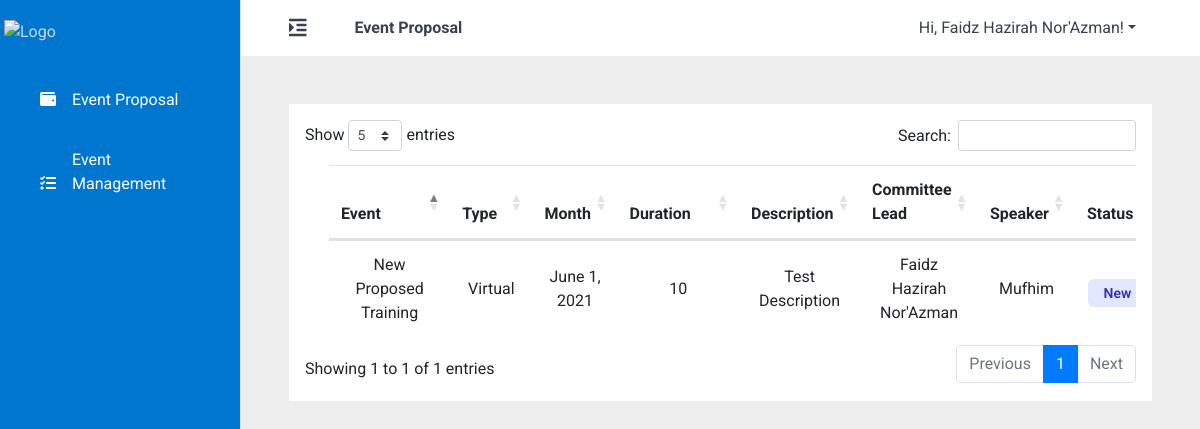
/app/cl/event_proposal (signed in), run on the app's committed database.
### account/models.py (models this page shows, shortened)
class Account(AbstractBaseUser, PermissionsMixin):
    username = None
    email = models.EmailField(max_length=60, unique=True)
    first_name = models.CharField(max_length=200, default="Not Set")
    last_name = models.CharField(max_length=200, default="Not Set")
    full_name = models.CharField(max_length=200, default="Not Set")
    phone_number = models.CharField(max_length=20, default="Not Set")
    department = models.ForeignKey("account.Department", on_delete=models.CASCADE)
    position = models.CharField(max_length=200, default="Not Set")
    role = models.ForeignKey("account.Role", on_delete=models.CASCADE)
    date_joined = models.DateTimeField(auto_now_add=True)
    last_login = models.DateTimeField(auto_now=True)
    is_active = models.BooleanField(default=True)
    is_staff = models.BooleanField(default=False)
    is_superuser = models.BooleanField(default=False)
    USERNAME_FIELD = 'email'
    REQUIRED_FIELDS = ['first_name', 'last_name', 'role', 'position', 'department']
    objects = AccountManager()

### main/models.py (models this page shows, shortened)
class EventProposal(models.Model):
    name = models.CharField(max_length=100)
    category = models.ForeignKey(
        'main.Category',
        on_delete=models.CASCADE,
        default=''
    )
    month = models.DateField(null=True, blank=True)
    duration = models.IntegerField(default=0)
    speaker = models.CharField(max_length=100, default='Not Set')
    description = models.TextField(max_length=5000, default='Not Set')
    virtual = models.BooleanField(default=False)
    prog_mgr = models.ForeignKey(
        settings.AUTH_USER_MODEL,
        on_delete=models.CASCADE,
        related_name='prog_mgr_proposal'
    )
    comm_lead = models.ForeignKey(
        settings.AUTH_USER_MODEL,
        on_delete=models.CASCADE,
        default=''
    )
    status_fk = models.ForeignKey(
        'main.Status',
        on_delete=models.CASCADE
    )

### account/decorators.py (the view)
		def wrapper_func(request, *args, **kwargs):
			if not request.user.is_authenticated:
				return redirect('unavailable_page')
			else:
				flag = False
				for i in range(len(allowed_role)):
					if request.user.role.role_name == allowed_role[i]:
						flag = True
				if (flag):
					return view_func(request, *args, **kwargs)
				else:
					return redirect('unavailable_page')

### main/views.py (called while the page is built)
@allowed_users(allowed_role=['Committee Lead'])
@login_required(login_url='login')
def cl_event_proposal(request):
    if request.method == 'POST':
        return redirect('cl_event_proposal')
    else:
        context = {
            'event_cat': Category.objects.all(),
            'cl_list': Account.objects.filter(role__role_name='Committee Lead'),
            'proposal_list': EventProposal.objects.filter(comm_lead=Account.objects.get(email=request.user.email)),
        }
        return render(request, 'cl_event_proposal.html', context)

### main/templates/cl_event_proposal.html (shortened to what this page needs)
{% extends "admin_base.html" %}
{% load static %}
    {% block page-title %}
    <h2>Event Proposal</h2>
    {% endblock %}
    {% block body %}
    <section class="m-5 bg-white p-3">
            <table id="propose-table" class="table m-6 divide-y divide-gray-200 align-middle" style="width:100%;">
                <thead>
                    <tr>
                        <th>Event</th>
                        <th>Type</th>
                        <th>Month</th>
                        <th>Duration</th>
                        <th>Description</th>
                        <th>Committee Lead</th>
                        <th>Speaker</th>
                        <th>Status</th>
                    </tr>
                </thead>
                <tbody class="text-center">
                    {% for proposal in proposal_list %}
                    <tr>
                        <td>
                            <div>
                                {{ proposal.name }}
                            </div>
                        </td>
                        <td>
                            {% if proposal.virtual == True %}
                            Virtual
                            {% else %}
                            Physical
                            {% endif %}
                        </td>
                        <td>{{ proposal.month }}</td>
                        <td>{{ proposal.duration }}</td>
                        <td>{{ proposal.description }}</td>
                        <td>{{ proposal.comm_lead.full_name }}</td>
                        <td>{{ proposal.speaker }}</td>
                        <td>
                            {% if cl_event.status_fk.name == 'Completed' %}
                            <span
                                class="mt-2 text-sm px-2 inline-flex font-semibold rounded-md bg-green-100 text-green-800 px-3 py-1">Completed</span>
                            {% else %}
                            <span
                                class="mt-2 text-sm px-2 inline-flex font-semibold rounded-md bg-indigo-100 text-indigo-800 px-3 py-1">New</span>
                            {% endif %}
                        </td>
                    </tr>
                    {% endfor %}
                </tbody>
            </table>
    </section>
    {% endblock %}

### templates/admin_base.html (shortened to what this page needs)
<!DOCTYPE html>
<html lang="en">
<head>
    {% load static %}
    <link rel="stylesheet" href="https://stackpath.bootstrapcdn.com/bootstrap/4.5.2/css/bootstrap.min.css"
>
    <link rel="stylesheet"
        href="https://cdn.jsdelivr.net/npm/bootstrap-select@1.13.14/dist/css/bootstrap-select.min.css">
    <link href="https://unpkg.com/tailwindcss@^2/dist/tailwind.min.css" rel="stylesheet">
    <link rel="stylesheet" href="https://cdnjs.cloudflare.com/ajax/libs/font-awesome/5.14.0/css/all.min.css"
 />
    <link rel="stylesheet" type="text/css" href="https://cdn.datatables.net/1.10.21/css/dataTables.bootstrap4.min.css">
    <link rel='stylesheet' type="text/css" href="{% static 'css/base.css' %}">
</head>
<body>
    <div class="d-flex" id="wrapper">
        {% include 'sidebar.html' %}
        <div id="page-content-wrapper">
            <div class="text-gray-700 bg-white">
                <div class="mx-5">
                    <div class="py-2 flex flex-row items-center">
                        <a href="" title="Toggle Sidebar" class="text-xl" id="menu-toggle"><i class="fas fa-indent"></i></a>
                        <span class="mx-5 font-bold">
                            {% block page-title %}
                            {% endblock %}
                        </span>
                        {% if user.is_authenticated %}
                        <ul class="nav navbar-nav navbar-right ml-auto justify-content-end">
                            <li class="nav-item dropdown">
                                <a href="#" data-toggle="dropdown" class="nav-link dropdown-toggle user-action mx-3">Hi,
                                    {{ request.user.full_name }}!<b class="caret"></b></a>
                            </li>
                        </ul>
                        {% else %}
                        <div class="text-center">
                            <a href="{% url 'login' %}" class="btn btn-primary hover:bg-blue-900" role="button">Log
                                In</a>
                        </div>
                        {% endif %}
                    </div>
                </div>
            </div>
            <div class="content">
                {% block body %}
                {% endblock %}
            </div>
        </div>
    </div>
</body>
</html>

### main/static/css/base.css (style rules this page uses)
* { box-sizing: border-box; font-family: "Roboto", sans-serif; }
html { scroll-behavior: smooth; }
body { background-color: #eee; box-sizing: border-box; margin: 0; padding: 0; border: 0; overflow-x: hidden; }
th { text-align: center; }
.table td, .table th { vertical-align: middle; }
#wrapper { overflow-x: hidden; }
#page-content-wrapper { min-width: 100vw; }
@media (min-width: 768px) { #page-content-wrapper { min-width: 0; width: 100%; } }

### data on the page
Account: user.full_name "Faidz Hazirah Nor'Azman"
EventProposal: name "New Proposed Training", virtual "Virtual", month "June 1, 2021", duration "10", description "Test Description", comm_lead.full_name "Faidz Hazirah Nor'Azman", speaker "Mufhim"
